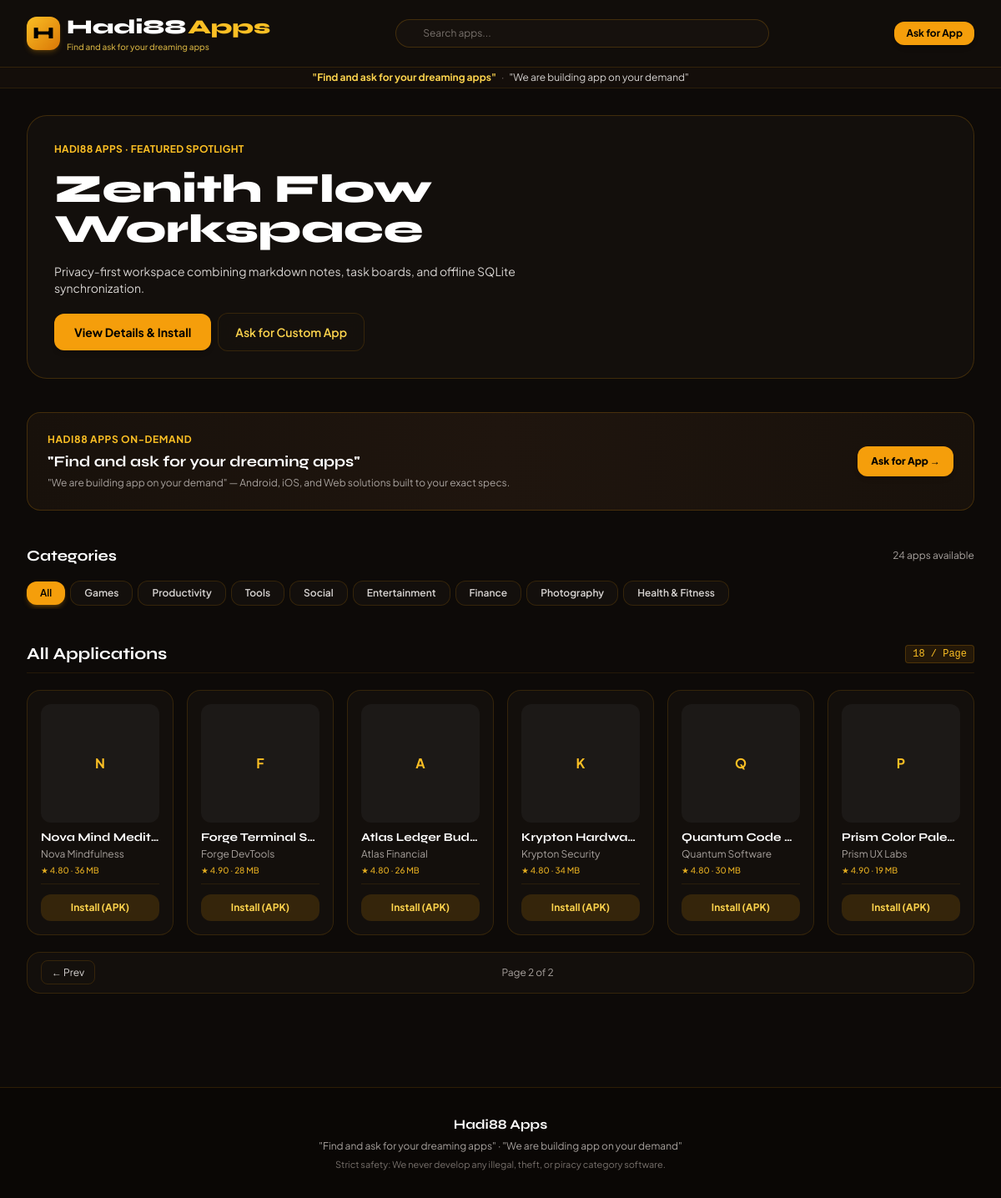
Screenshot of /?page=2 with the database file from the repository.
### store/models.py (models this page shows, shortened)
class App(models.Model):
    app_name = models.CharField(max_length=150, verbose_name="Application Name")
    package_name = models.SlugField(max_length=150, unique=True, verbose_name="Package Name (Slug)")
    developer_name = models.CharField(max_length=120, default="Hadi88 Studio", verbose_name="Developer Name")
    category = models.CharField(max_length=50, choices=CATEGORY_CHOICES, default='Tools', db_index=True)
    app_icon = models.ImageField(upload_to=app_icon_upload_path, verbose_name="App Icon (512x512)")
    banner_image = models.ImageField(upload_to=app_banner_upload_path, blank=True, null=True, verbose_name="Featured Banner (16:9)")
    description = models.TextField(verbose_name="Full Description")
    version = models.CharField(max_length=20, default="1.0.0", verbose_name="Version")
    apk_file = models.FileField(
        upload_to=apk_upload_path,
        validators=[FileExtensionValidator(allowed_extensions=['apk', 'xapk', 'zip'])],
        verbose_name="APK Binary Package"
    )
    file_size = models.CharField(max_length=20, default="25 MB", verbose_name="File Size (e.g. 45 MB)")
    downloads_count = models.PositiveIntegerField(default=0, db_index=True, verbose_name="Total Downloads")
    rating = models.DecimalField(
        max_digits=3, decimal_places=2, default=4.50,
        validators=[MinValueValidator(1.00), MaxValueValidator(5.00)],
        verbose_name="Rating (1.00 - 5.00)"
    )
    is_featured = models.BooleanField(default=False, help_text="Showcase in hero carousel")
    is_published = models.BooleanField(default=True, help_text="Publicly visible in store")
    created_at = models.DateTimeField(auto_now_add=True, db_index=True)
    updated_at = models.DateTimeField(auto_now=True)
    class Meta:
        ordering = ['-downloads_count', '-created_at']
        verbose_name = "Application"
        verbose_name_plural = "Applications"
    def get_absolute_url(self):
        return reverse('app_detail', kwargs={'package_name': self.package_name})

### store/views.py (the view)
# urls.py: path('', views.AppCatalogView.as_view(), name='app_catalog'),
class AppCatalogView(ListView):
    model = App
    template_name = 'store/index.html'
    context_object_name = 'apps'
    paginate_by = 18
    def get_queryset(self):
        queryset = App.objects.filter(is_published=True)
        category = self.request.GET.get('category')
        query = self.request.GET.get('q')
        if category and category != 'All':
            queryset = queryset.filter(category=category)
        if query:
            queryset = queryset.filter(
                Q(app_name__icontains=query) |
                Q(developer_name__icontains=query) |
                Q(package_name__icontains=query)
            )
        return queryset
    def get_context_data(self, **kwargs):
        context = super().get_context_data(**kwargs)
        context['categories'] = ['All'] + [c[0] for c in CATEGORY_CHOICES]
        context['current_category'] = self.request.GET.get('category', 'All')
        context['search_query'] = self.request.GET.get('q', '')
        context['featured_apps'] = App.objects.filter(is_published=True).order_by('-is_featured', '-rating')[:4]
        context['total_apps_count'] = App.objects.filter(is_published=True).count()
        return context

### templates/store/index.html (shortened to what this page needs)
{% extends 'store/base.html' %}
{% block content %}
<div class="max-w-7xl mx-auto px-3 sm:px-6 lg:px-8 py-4 sm:py-8 space-y-6 sm:space-y-10">
  {% if featured_apps %}
  <section class="glass-panel rounded-2xl sm:rounded-3xl p-4 sm:p-8 border border-amber-500/20 relative overflow-hidden">
    {% with hero=featured_apps.0 %}
    <div class="grid grid-cols-1 lg:grid-cols-12 gap-4 sm:gap-8 items-center">
      <div class="lg:col-span-7 space-y-2.5 sm:space-y-4">
        <div class="text-[10px] sm:text-xs font-bold text-amber-400 uppercase tracking-wide">
          Hadi88 Apps · Featured Spotlight
        </div>
        <h1 class="text-xl sm:text-3xl lg:text-5xl font-display font-extrabold text-white leading-tight">
          {{ hero.app_name }}
        </h1>
        <p class="text-[11px] sm:text-sm text-stone-300 line-clamp-2 sm:line-clamp-3 leading-relaxed">
          {{ hero.description }}
        </p>
        <div class="flex flex-wrap items-center gap-2 pt-1">
          <a href="{{ hero.get_absolute_url }}" class="px-4 sm:px-6 py-2 sm:py-3 rounded-xl bg-amber-500 hover:bg-amber-400 text-black font-bold text-[11px] sm:text-sm shadow-md">
            View Details & Install
          </a>
          <a href="{% url 'contact_admin_demand' %}" class="px-3.5 sm:px-5 py-2 sm:py-3 rounded-xl glass-panel text-amber-300 text-[11px] sm:text-sm font-semibold">
            Ask for Custom App
          </a>
        </div>
      </div>
    </div>
    {% endwith %}
  </section>
  {% endif %}
  <div class="glass-panel rounded-2xl p-3.5 sm:p-6 border border-amber-500/20 flex flex-col sm:flex-row items-start sm:items-center justify-between gap-3 bg-gradient-to-r from-[#18110b] via-[#1f150e] to-[#18110b]">
    <div class="space-y-1">
      <div class="text-[10px] sm:text-xs font-bold text-amber-400 uppercase tracking-wider">Hadi88 Apps On-Demand</div>
      <div class="text-sm sm:text-lg font-display font-bold text-white leading-tight">
        "Find and ask for your dreaming apps"
      </div>
      <p class="text-[10px] sm:text-xs text-stone-400">
        "We are building app on your demand" — Android, iOS, and Web solutions built to your exact specs.
      </p>
    </div>
    <a
      href="{% url 'contact_admin_demand' %}"
      class="w-full sm:w-auto px-4 py-2 sm:py-2.5 rounded-xl bg-amber-500 hover:bg-amber-400 text-black font-extrabold text-xs text-center shrink-0 shadow-md"
    >
      Ask for App →
    </a>
  </div>
  <section class="space-y-2 sm:space-y-3">
    <div class="flex items-center justify-between">
      <h2 class="text-sm sm:text-lg font-display font-bold text-white">Categories</h2>
      <span class="text-[10px] sm:text-xs text-stone-400">{{ total_apps_count }} apps available</span>
    </div>
    <div class="flex items-center gap-1.5 overflow-x-auto no-scrollbar py-1 -mx-3 px-3">
      {% for cat in categories %}
      <a
        href="?category={{ cat }}"
        class="whitespace-nowrap px-3 sm:px-4 py-1.5 rounded-lg sm:rounded-xl text-[11px] sm:text-xs font-semibold transition-all {% if current_category == cat %}bg-amber-500 text-black font-bold shadow-md shadow-amber-500/25{% else %}glass-panel text-stone-300 hover:text-amber-300{% endif %}"
      >
        {{ cat }}
      </a>
      {% endfor %}
    </div>
  </section>
  <section class="space-y-3 sm:space-y-5">
    <div class="flex items-center justify-between border-b border-amber-500/10 pb-2">
      <h2 class="text-sm sm:text-xl font-display font-bold text-white">
        {% if current_category != 'All' %}{{ current_category }} Apps{% else %}All Applications{% endif %}
      </h2>
      <span class="text-[10px] sm:text-xs font-mono text-amber-400 bg-amber-500/10 px-2 py-0.5 rounded border border-amber-500/20">
        18 / Page
      </span>
    </div>
    {% if apps %}
    <div class="grid grid-cols-2 sm:grid-cols-3 md:grid-cols-4 lg:grid-cols-6 gap-2.5 sm:gap-4">
      {% for app in apps %}
      <div class="glass-panel rounded-xl sm:rounded-2xl p-2.5 sm:p-4 flex flex-col justify-between hover:border-amber-400/40 transition-all">
        <div>
          <a href="{{ app.get_absolute_url }}" class="block mb-2">
            {% if app.app_icon %}
            <img src="{{ app.app_icon.url }}" alt="{{ app.app_name }}" class="w-full aspect-square rounded-xl object-cover bg-stone-900 border border-amber-500/15">
            {% else %}
            <div class="w-full aspect-square rounded-xl bg-stone-900 flex items-center justify-center font-bold text-amber-400">
              {{ app.app_name|slice:":1" }}
            </div>
            {% endif %}
          </a>
          <h3 class="font-bold text-xs sm:text-sm text-white truncate">
            <a href="{{ app.get_absolute_url }}">{{ app.app_name }}</a>
          </h3>
          <p class="text-[10px] sm:text-xs text-stone-400 truncate mt-0.5">{{ app.developer_name }}</p>
          <div class="text-[10px] text-amber-400/90 font-medium mt-1">
            ★ {{ app.rating }} · {{ app.file_size }}
          </div>
        </div>
        <div class="pt-2 sm:pt-3 mt-2 border-t border-amber-500/10">
          <a
            href="{% url 'download_apk' app.package_name %}"
            class="w-full py-1.5 sm:py-2 px-2 rounded-lg sm:rounded-xl bg-amber-500/15 hover:bg-amber-500 text-amber-300 hover:text-black text-[10px] sm:text-xs font-bold text-center block transition-all"
          >
            Install (APK)
          </a>
        </div>
      </div>
      {% endfor %}
    </div>
    {% endif %}
    {% if is_paginated %}
    <div class="flex items-center justify-between glass-panel p-2.5 sm:p-4 rounded-xl sm:rounded-2xl text-[10px] sm:text-xs">
      <div>
        {% if page_obj.has_previous %}
        <a href="?page={{ page_obj.previous_page_number }}{% if current_category != 'All' %}&category={{ current_category }}{% endif %}" class="px-3 py-1.5 glass-panel rounded-lg text-stone-300">
          ← Prev
        </a>
        {% endif %}
      </div>
      <span class="text-stone-400">Page {{ page_obj.number }} of {{ paginator.num_pages }}</span>
    </div>
    {% endif %}
  </section>
</div>
{% endblock %}

### templates/store/base.html (style rules this page uses)
body { font-family: 'Plus Jakarta Sans', sans-serif; background-color: #0d0a08; color: #f7efe6; }
h1, h2, h3, .font-display { font-family: 'Syne', sans-serif; }
.glass-panel { background: rgba(22, 17, 13, 0.85); backdrop-filter: blur(16px); -webkit-backdrop-filter: blur(16px); border: 1px solid rgba(245, 158, 11, 0.15); }

### rows the page displays
App: app_name "Zenith Flow Workspace", description "Privacy-first workspace combining markdown notes, task boards, and offline SQLite synchronization."
App: app_name "N", app_name "Nova Mind Medit…", developer_name "Nova Mindfulness", rating "4.80", file_size "36 MB"
App: app_name "F", app_name "Forge Terminal S…", developer_name "Forge DevTools", rating "4.90", file_size "28 MB"
App: app_name "A", app_name "Atlas Ledger Bud…", developer_name "Atlas Financial", rating "4.80", file_size "26 MB"
App: app_name "K", app_name "Krypton Hardwa…", developer_name "Krypton Security", rating "4.80", file_size "34 MB"
App: app_name "Q", app_name "Quantum Code…", developer_name "Quantum Software", rating "4.80", file_size "30 MB"
App: app_name "P", app_name "Prism Color Pale…", developer_name "Prism UX Labs", rating "4.90", file_size "19 MB"

### other values shown
{{ total_apps_count }} "24"
{{ cat }} "All" "Games" "Productivity" "Tools" "Social" "Entertainment" "Finance" "Photography" "Health & Fitness"
{{ page_obj.number }} "2"
{{ paginator.num_pages }} "2"
